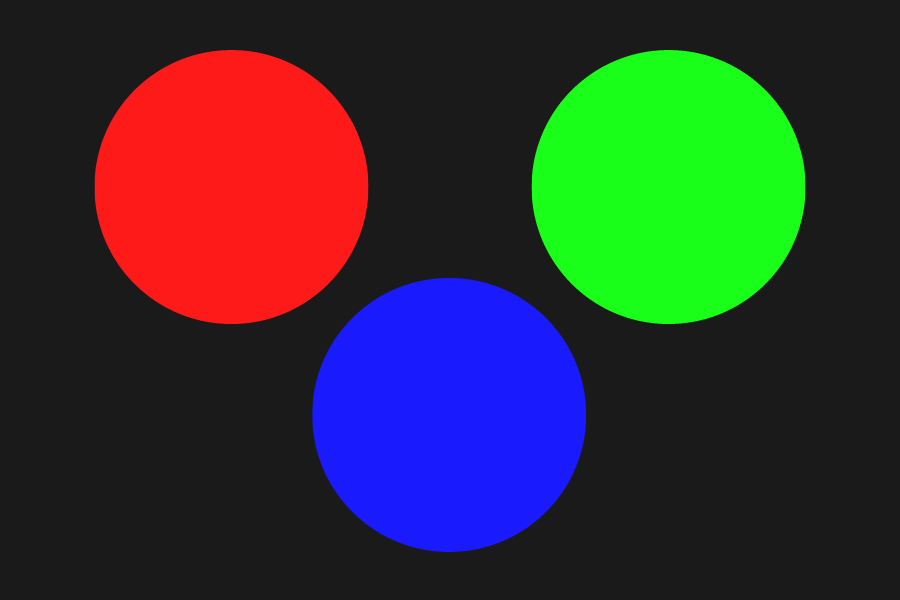
#> input picture Advanced AI Techniques for the Supply Chain/rgb.jpg, 900 x 600 px
$ jupyter execute 'analyzing images.ipynb'   (shell and % lines are left out)
#> lines starting #> are read from the running program, lines starting #| are printed output that depends on the picture; after the words box and inside, x2 and y2 are one past the last pixel; in counts of white or black regions, pixels touching at a corner belong together
### Image Analysis

In this notebook, we'll learn about opening and analyzing images in Python using Jupyter Notebooks. We'll start by exploring how images are stored in arrays, and how to manipualte them. Then, we'll add color filters and explain how we can use these tools as pre-processing for image classification models.

[cell 1]
### We'll start by importing packages. In addition to the usual numpy and matplotlib libraries,
### we'll use the imageio library to read and visualize images. Although the library is nice for visualizations,
### we'll never explictly ask for imageio functions or attributes in programming assignments or exams.

### The picture we'll be working has 3 circles: red, green, and blue. You can view it by running this cell.

import imageio
import matplotlib.pyplot as plt
import numpy as np
from skimage.io import imshow, imread
pic = imageio.imread('rgb.jpg')
#> pic is the input picture: shape (600, 900, 3); mean R, G, B 51, 51, 51
plt.figure(figsize = (5,5))
plt.imshow(pic)
plt.show()

[cell 2]
### Images in python are stored as matrices.
### The total size of the image is given by size = height x weight x 3
### The third dimension corresponds to (red, green, blue) pixel values.
### Each (red, green, blue) value ranges from 0 to 255, indicating the intensity of that color.

### In the mesh below, you can imagine the height correpsonding to the intensity of each color.
### Following this analogy, three of the these mesh grids (one per color) correspond to a single image.

print('Type of the image : ' , type(pic))
#| Type of the image :  <class 'numpy.ndarray'>
print('Shape of the image : {}'.format(pic.shape))
#| Shape of the image : (600, 900, 3)
print('Image Height {}'.format(pic.shape[0]))
#| Image Height 600
print('Image Width {}'.format(pic.shape[1]))
#| Image Width 900
print('Dimension of Image {}'.format(pic.ndim))
#| Dimension of Image 3

#### Check propertieriness and use alternate image if needed.
### OR ping kelley. Not sure on images.

[cell 3]
### We call the three dimensional (red, green, blue) values) the 'rgb' value.
### You can see the maximum and minimum rgb values below:

print('Image size {}'.format(pic.size))
#| Image size 1620000
print('Maximum RGB value in this image {}'.format(pic.max()))
#| Maximum RGB value in this image 255
print('Minimum RGB value in this image {}'.format(pic.min()))
#| Minimum RGB value in this image 26

[cell 4]
### Let's look at a specfic pixel located at Row : 100 ; Column : 150
### From the rgb values, we know this cell will be predominantly red.

print('Value of only R channel {}'.format(pic[ 100, 150, 0]))
#| Value of only R channel 255
print('Value of only G channel {}'.format(pic[ 100, 150, 1]))
#| Value of only G channel 26
print('Value of only B channel {}'.format(pic[ 100, 150, 2]))
#| Value of only B channel 26

[cell 5]
### This cell filters the image to show only the cells with predominantly red values.

red_filtered = (pic[:,:,0] > 150) & (pic[:,:,1] < 50) & (pic[:,:,2] < 50)
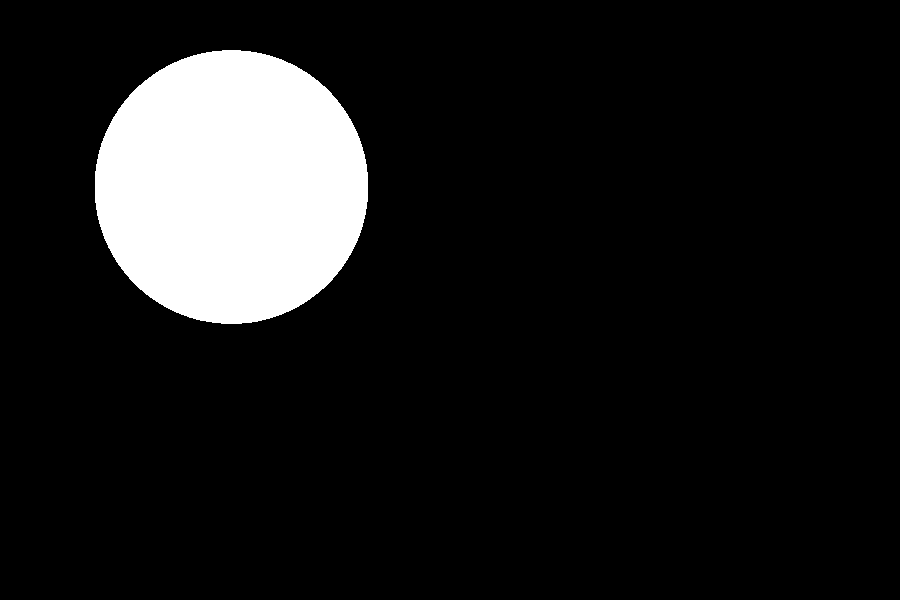
#> red_filtered: shape (600, 900) bool; 10.9% white; 1 white region, box (x1, y1, x2, y2) and area: (95, 50, 368, 324) 58941
plt.figure(num=None, figsize=(8, 6), dpi=80);
pic_new = pic.copy()
pic_new[:, :, 0] = pic_new[:, :, 0] * red_filtered
pic_new[:, :, 1] = pic_new[:, :, 1] * red_filtered
pic_new[:, :, 2] = pic_new[:, :, 2] * red_filtered
plt.figure(figsize = (10,10));
plt.imshow(pic_new);

[cell 6]
### Try changing the filter values. Can you figure out how to isolate the green and blue circles?

### Work Here

filtered = (pic[:,:,0] < 0) & (pic[:,:,1] > 50) & (pic[:,:,2] < 0)
#> filtered: shape (600, 900) bool; every value is 0

### End Work


plt.figure(num=None, figsize=(8, 6), dpi=80);
pic_new = pic.copy()
pic_new[:, :, 0] = pic_new[:, :, 0] * filtered
pic_new[:, :, 1] = pic_new[:, :, 1] * filtered
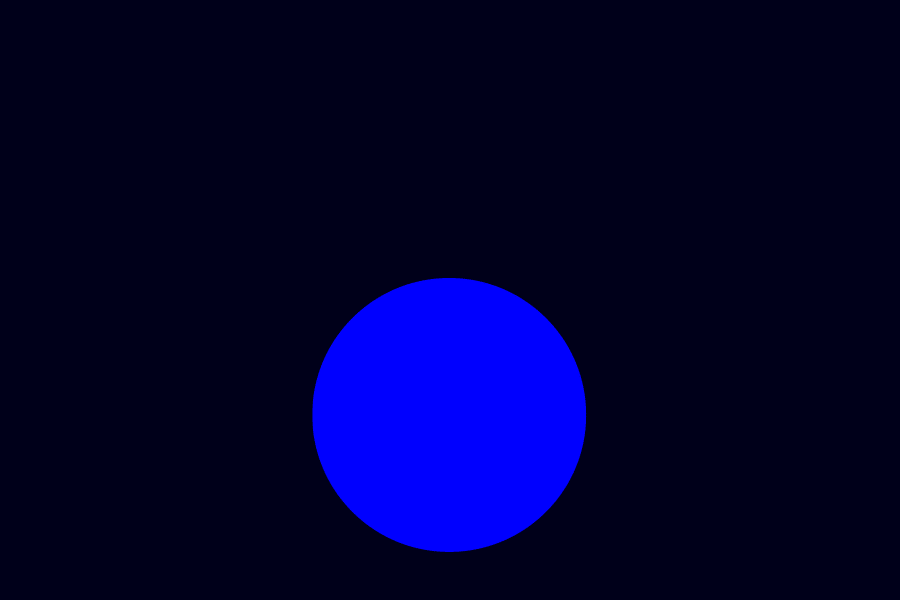
#> pic_new: shape (600, 900, 3); mean R, G, B 0, 0, 51
pic_new[:, :, 2] = pic_new[:, :, 2] * filtered
#> pic_new: shape (600, 900, 3); every value is 0
plt.figure(figsize = (10,10));
plt.imshow(pic_new);

[cell 7]
### This shows the red channel of the 'rgb' values.

plt.title('R channel')
plt.ylabel('Height {}'.format(pic.shape[0]))
plt.xlabel('Width {}'.format(pic.shape[1]))
plt.imshow(pic[ : , : , 0], cmap = 'Reds')
plt.show()

[cell 8]
### This shows the green channel of the 'rgb' values.

plt.title('G channel')
plt.ylabel('Height {}'.format(pic.shape[0]))
plt.xlabel('Width {}'.format(pic.shape[1]))
plt.imshow(pic[ : , : , 1], cmap = 'Greens')
plt.show()

[cell 9]
### This shows the blue channel of the 'rgb' values.

plt.title('B channel')
plt.ylabel('Height {}'.format(pic.shape[0]))
plt.xlabel('Width {}'.format(pic.shape[1]))
plt.imshow(pic[ : , : , 2], cmap = 'Blues')
plt.show()

[cell 10]
### We can also insert random colors by subsetting into the image array and changing specific values.

pic[50:150 , : , 0] = 255
pic[200:300 , : , 1] = 255
pic[350:450 , : , 2] = 255
pic[ 50:450 , 400:600 , [0,1,2] ] = 200
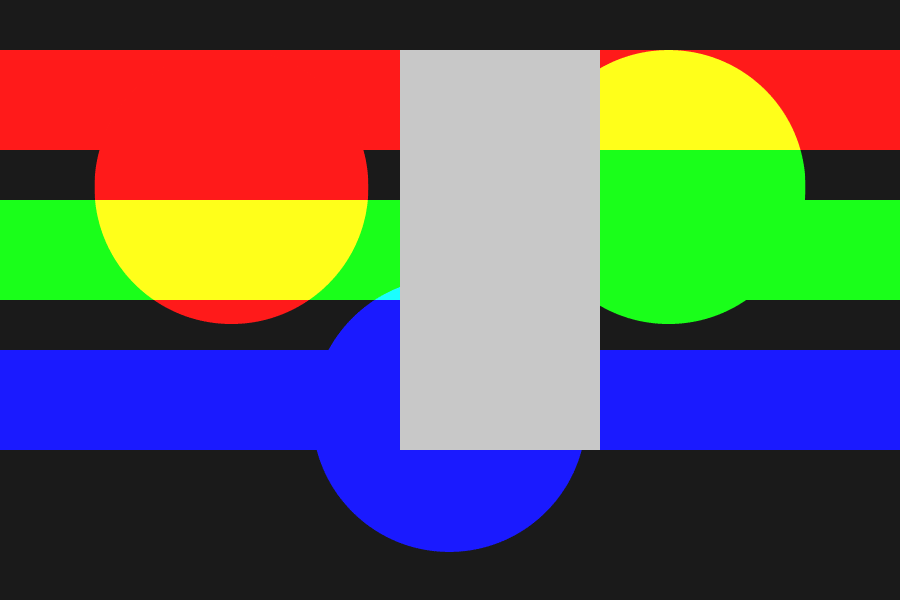
#> pic: shape (600, 900, 3); mean R, G, B 98.2, 93.7, 91.1
plt.figure( figsize = (5,5))
plt.imshow(pic)
plt.show()

[cell 11]
### This function converts the image to grayscale. You're welcome to check out the computations involved,
### but it's ok to skip it for now.

gray = lambda rgb : np.dot(rgb[... , :3] , [0.299 , 0.587, 0.114])
gray = gray(pic)
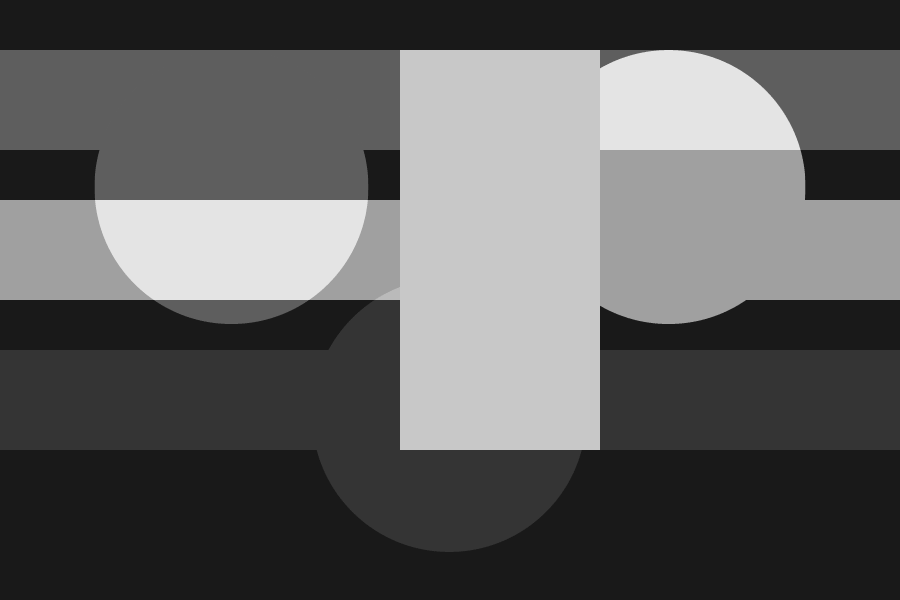
#> gray: shape (600, 900) float64; min 26, max 228.9, mean 94.8
plt.figure( figsize = (5,5))
plt.imshow(gray, cmap = plt.get_cmap(name = 'gray'))
plt.show()

[cell 12]
### Load one of many images
### plug in number of components
### Change it and run the cell

### We can use singular value decomposition to explore how information is
### retained by the most dominant axes of the photo.
### SVD can be used to compress images while retain its most important parts.
### By decreasing the number of components, the image becomes increasinging blurry.

from numpy.linalg import svd


### Enter the number of components and pick an image to load in
### Image choices are 'landscape.jpg', 'flowers.jpg', 'mountains.jpg', 'beach.jpg', 'ocean.jpg'
components = 100
img = imageio.imread('landscape.jpg')
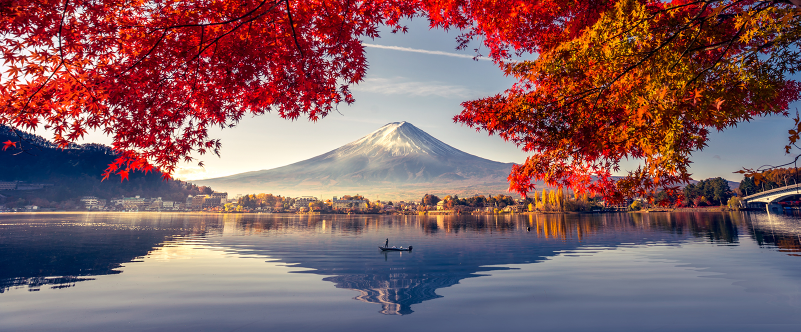
#> input picture Advanced AI Techniques for the Supply Chain/landscape.jpg, 1601 x 664 px (shown at 1/2 size)
#> img is the input picture: shape (664, 1601, 3); mean R, G, B 131.9, 94.8, 98.4

### End work here


def rgb2gray(rgb):
    return np.dot(rgb[...,:3], [0.2989, 0.5870, 0.1140])
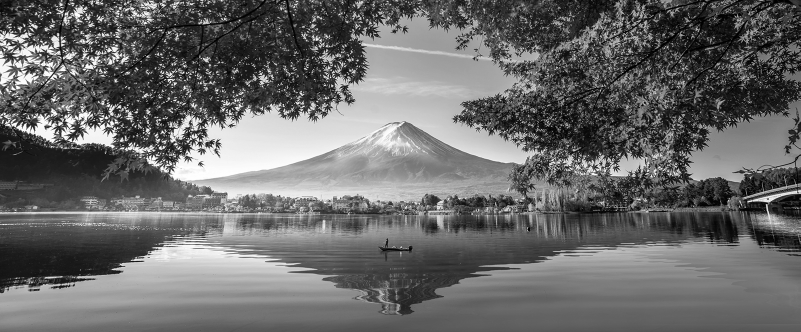
#> returned value: shape (664, 1601) float64 (shown at 1/2 size); min 0, max 255, mean 106.3

img = rgb2gray(img)
U, S, V = np.linalg.svd(img)
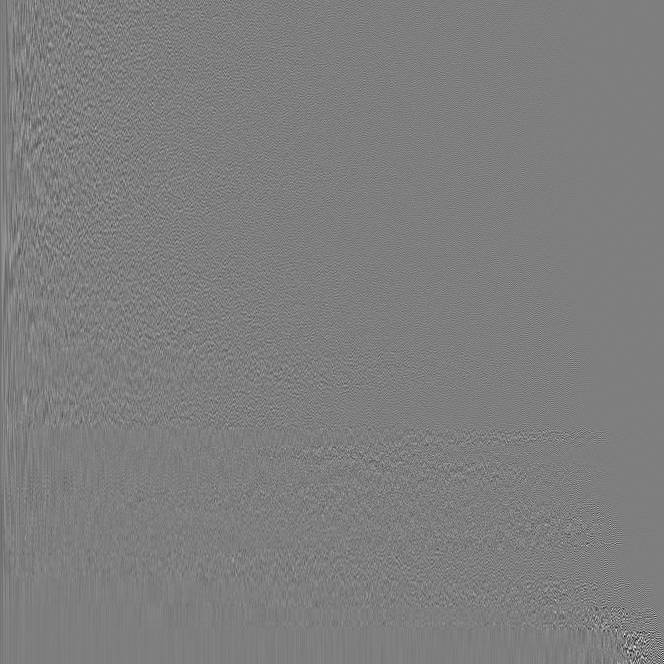
#> U: shape (664, 664) float64; min -0.482, max 0.489, mean -6.79e-05; drawn with min black and max white
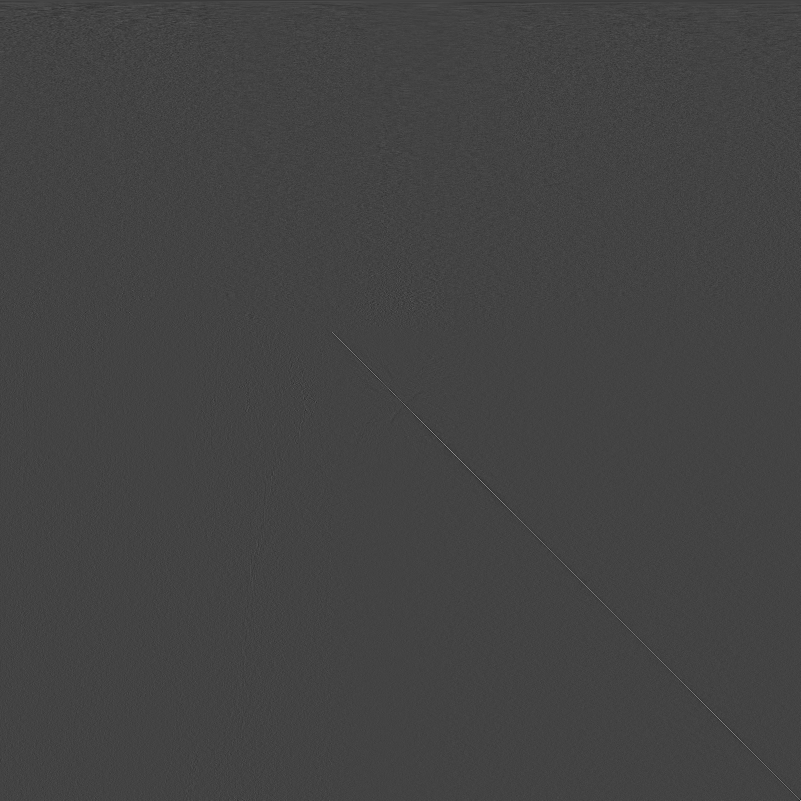
#> V: shape (1601, 1601) float64 (shown at 1/2 size); min -0.286, max 0.798, mean -2e-05; drawn with min black and max white
#> S = 664 values, max 113787.3 at index 0, min 11.89 at index 663, mean 1319.7

print("Shape of U matrix", U.shape)
#| Shape of U matrix (664, 664)
print("Shape of S matrix", S.shape)
#| Shape of S matrix (664,)
print("Shape of V matrix", V.shape)
#| Shape of V matrix (1601, 1601)

plt.figure(figsize = (8, 4))
low_rank = U[:, :components] @ np.diag(S[:components]) @ V[:components, :]
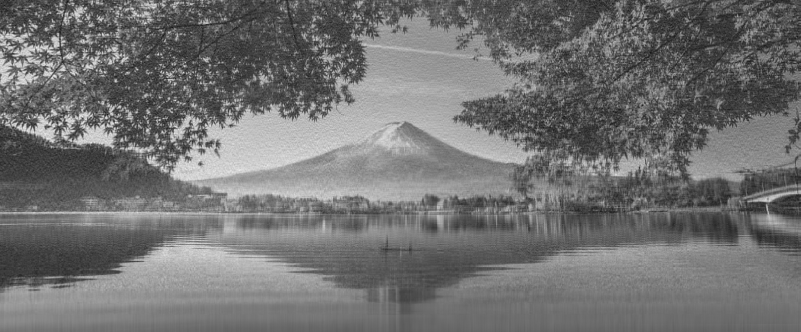
#> low_rank: shape (664, 1601) float64 (shown at 1/2 size); min -67.01, max 320.8, mean 106.3; drawn with min black and max white
plt.imshow(low_rank, cmap = 'gray')

[cell 13]
### This loop is an example of how decreasing the number of components makes the image increasingly blurry.

img = imageio.imread('landscape.jpg')

def rgb2gray(rgb):
    return np.dot(rgb[...,:3], [0.2989, 0.5870, 0.1140])

img = rgb2gray(img)

U, S, V = np.linalg.svd(img)

print("Shape of U matrix", U.shape)
#| Shape of U matrix (664, 664)
print("Shape of S matrix", S.shape)
#| Shape of S matrix (664,)
print("Shape of V matrix", V.shape)
#| Shape of V matrix (1601, 1601)

comps = [500, 100, 50, 25, 10, 5, 3]

plt.figure(figsize = (16, 8))
for i in range(6):
    low_rank = U[:, :comps[i]] @ np.diag(S[:comps[i]]) @ V[:comps[i], :]
    if(i  == 0):
        plt.subplot(2, 3, i+1), plt.imshow(low_rank, cmap = 'gray'), plt.axis('off'), plt.title("Original Image with n_components =" + str(comps[i]))
    else:
        plt.subplot(2, 3, i+1), plt.imshow(low_rank, cmap = 'gray'), plt.axis('off'), plt.title("n_components =" + str(comps[i]))
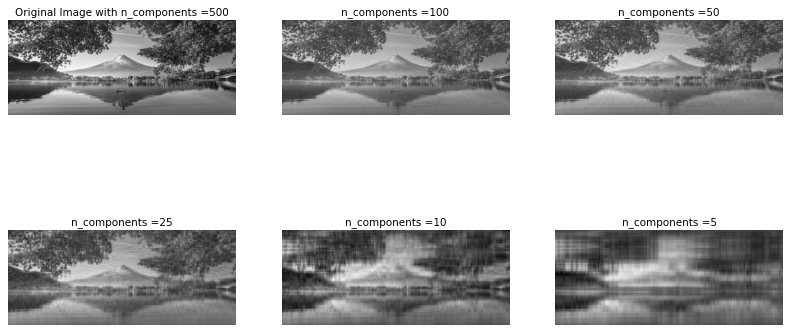
#> figure drawn by matplotlib, 6 panels
